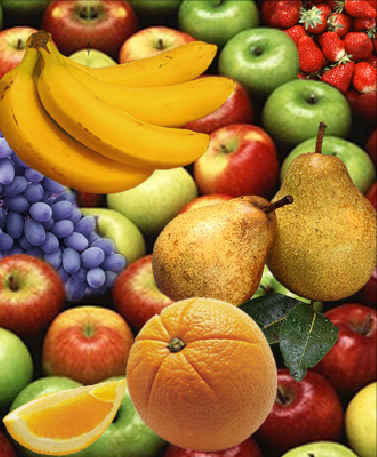
%> input picture matlab/image-processing/iki_resim_arasindaki_fark/fark1.bmp, 377 x 457 px
$ octave fark.m   (GNU Octave 9; MATLAB toolbox functions it lacks are replaced by stand-ins)
%> lines starting %> are read from the running program, lines starting %| are printed output that depends on the picture; in (x1, y1, x2, y2) boxes, pixels count from 0 and x2, y2 are one past the last pixel; in counts of white or black regions, pixels touching at a corner belong together; the program's own positions count from 1
clc
clear

fark1 = rgb2gray(imread('fark1.bmp'));
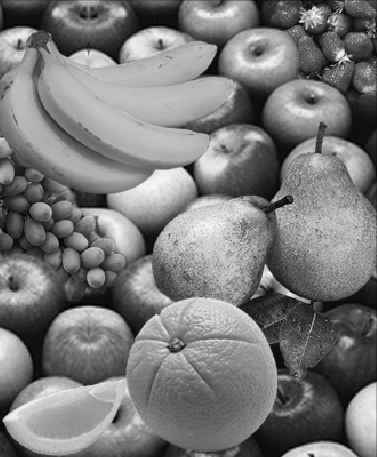
%> fark1: size 457x377 uint8; min 0, max 253, mean 122.1
fark2 = rgb2gray(imread('fark2.bmp'));
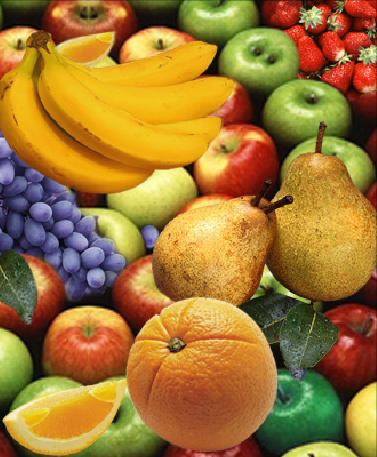
%> input picture matlab/image-processing/iki_resim_arasindaki_fark/fark2.bmp, 377 x 457 px
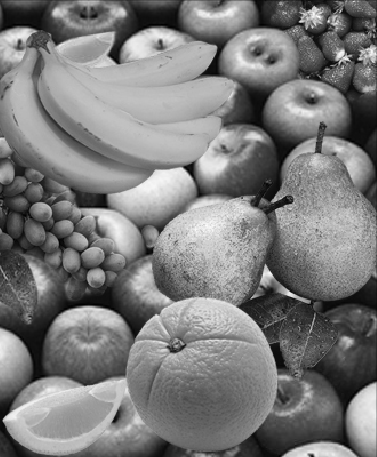
%> fark2: size 457x377 uint8; min 0, max 253, mean 123.5
D = imabsdiff(fark1,fark2);
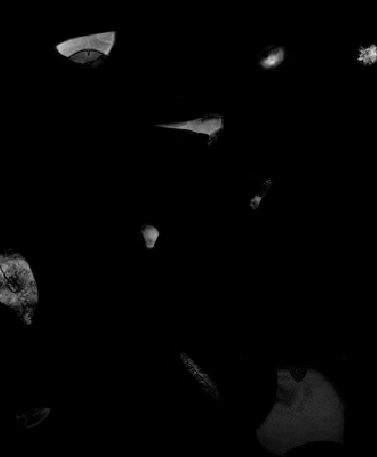
%> D: size 457x377 uint8; min 0, max 222, mean 3.5
Dbw = D>20;
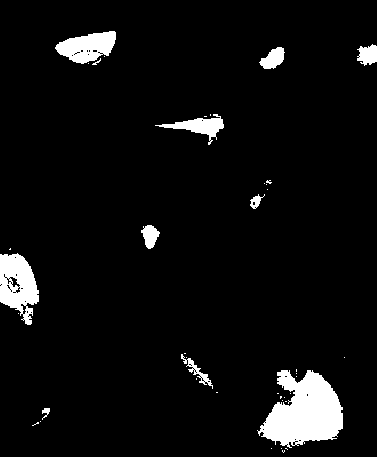
%> Dbw: size 457x377 logical; 5.4% white; 41 white regions (31 under 20 px), largest, box (x1, y1, x2, y2) and area: (257, 370, 343, 448) 4201, (0, 253, 39, 325) 1780, (55, 31, 116, 64) 1269
imshow(Dbw);
Dbw_open = bwareaopen(Dbw,30);
imshow(Dbw_open);
se1 = strel('square',3);
Dbw_dilate = imdilate(Dbw_open,se1);
%> Dbw_dilate: size 457x377 logical; 6.5% white; 10 white regions
imshow(Dbw_dilate);
[L,T] = bwlabel(Dbw_dilate);
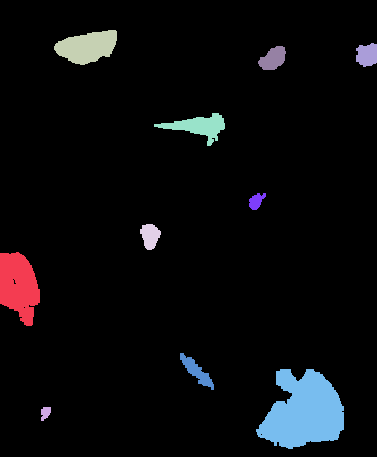
%> L: size 457x377 double; 11 distinct labels, from 0 to 10; one colour per label, 0 black
%> T = 10
s = regionprops(L,'all');
%> s = 10 regions; largest, box (x1, y1, x2, y2), Area, Centroid, MajorAxisLength, MinorAxisLength and Eccentricity: (256, 369, 344, 449) 4723 [304.4 412.3] 86.7 76.56 0.469, (0, 252, 40, 326) 2120 [19.3 286.6] 73.09 38.44 0.85, (54, 30, 117, 65) 1493 [88 47.5] 64.84 30.44 0.883
c = [s.Centroid];
%> c = 20 values, max 413.5 at index 4, min 19.29 at index 1, mean 205.8


subplot(1, 2, 1), imshow('fark1.bmp');
hold on;
x = c(1:2:end);
%> x = [19.29 46.09 87.95 150.7 199.6 197.3 257 304.4 273.7 367.7]
y = c(2:2:end);
%> y = [286.6 413.5 47.49 236.4 127 372 201.7 412.3 59.27 55.53]
plot(x,y,'yo','MarkerSize',20,'LineWidth',4);

subplot(1, 2, 2), imshow('fark2.bmp');
hold on;
x = c(1:2:end);
y = c(2:2:end);
plot(x,y,'yo','MarkerSize',20,'LineWidth',4);
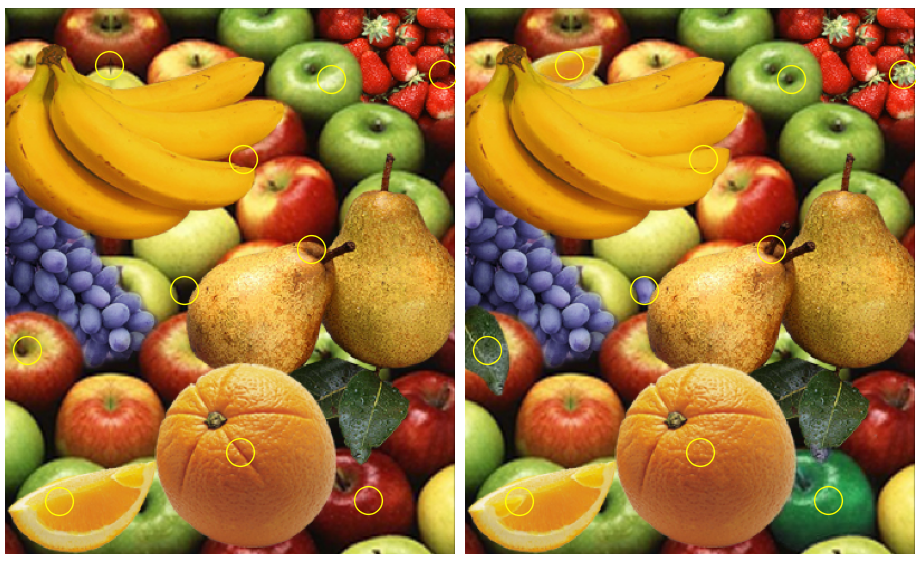
%> figure redrawn from the program's plot data, 2 panels
